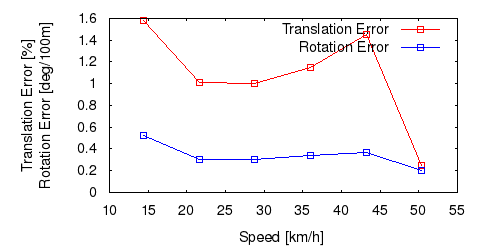

gnuplot code for this plot:
set term postscript eps enhanced color
set output "08_trs.eps"
set size ratio 0.5
set yrange [0:*]
set xlabel "Speed [km/h]"
set ylabel "Translation Error [%]\nRotation Error [deg/100m]"
plot "08_ts.txt" using ($1*3.6):($2*100) title 'Translation Error' lc rgb "#FF0000" pt 4 w linespoints,"08_rs.txt" using ($1*3.6):($2*57.3*100) title 'Rotation Error' lc rgb "#0000FF" pt 4 w linespoints
